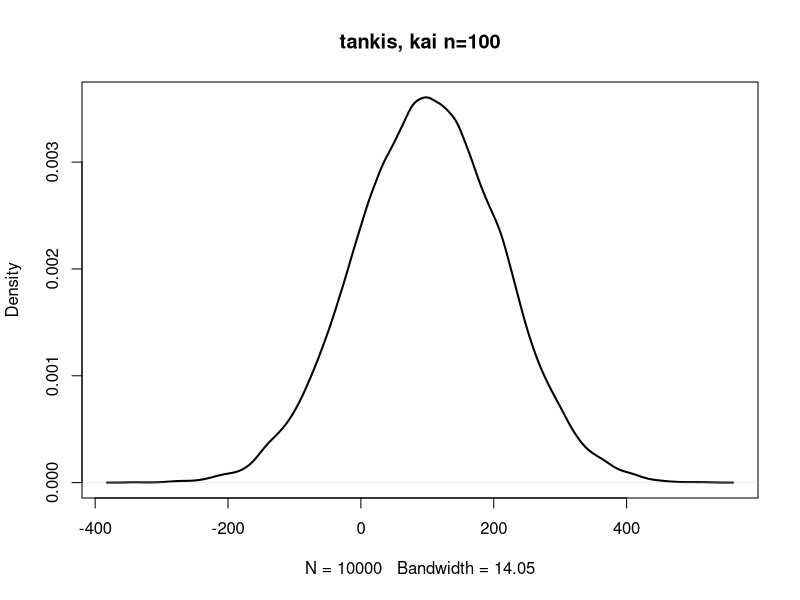

Reproduce this figure in R.
## ---- chunk 1
gamble <- function(){
  x =sample(c(-0.5,-1,1),1000,prob = c(1/37,18/37,18/37),replace=T)
  x=sum(x)
}
## ---- chunk 2
y <- replicate(10^5,gamble())
## ---- chunk 3
p=mean(y>0)
p

## ---- chunk 4
x=quantile(y, 0.25)
unname(x)
## ---- chunk 5
flip <- function(n){
    x=sample(c(-10,12),n,replace=T)
    x=sum(x)
}
## ---- chunk 6
n=c(1,2,5,10,20,100)
u = numeric(0)
for(i in 1:6){
  a<- replicate(10^4,flip(n[i]))
  u = c(u,a)
}
y=matrix(u, byrow = F, ncol = 6)
head(y)
## ---- chunk 7
  p=numeric(0)
  for(i in 1:6){
  p[i]<-mean(y[,i]>0)
  print(p[i])
}
## ---- chunk 8
g=numeric(0)
for(i in 1:6){
  x=c(quantile(y[,i], 0.025),quantile(y[,i], 0.975))
  g=c(g,"[",unname(x[1]),",",unname(x[2]),"]")
}

paste(g,collapse=" ")
## ---- chunk 9
plot(density(y[,6]),main="tankis, kai n=100", lwd = 2)
